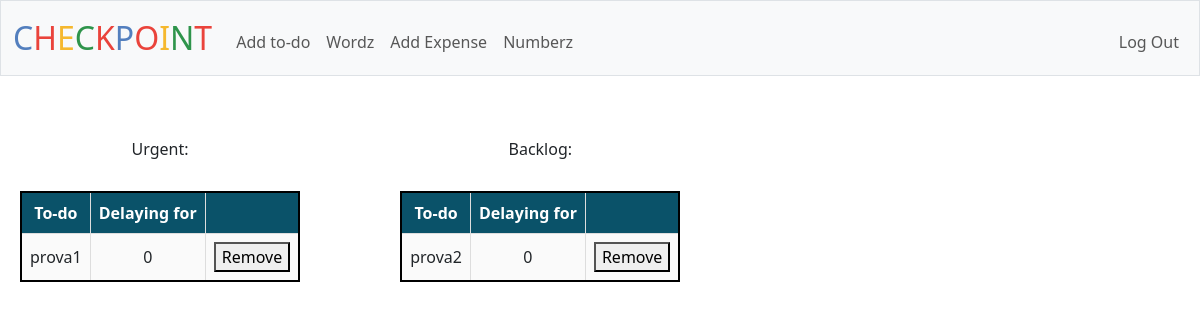
/wordz (signed in), run on the app's committed database.
### tables this page shows
CREATE TABLE "todos" (
id INTEGER PRIMARY KEY AUTOINCREMENT NOT NULL,
username TEXT,
category TEXT,
item TEXT,
status TEXT,
timedate DATETIME DEFAULT CURRENT_TIMESTAMP,
FOREIGN KEY (username) REFERENCES users(username)
);

### app.py (the view)
@app.route("/wordz", methods=["GET", "POST"])
@login_required
def wordz():
    if request.method == "POST":
        item_remove = request.form.get("remove")
        if item_remove:
            db.execute("DELETE FROM todos WHERE item = ?", item_remove)
            return redirect(url_for("wordz"))
    else:
        user_todo_urgent = db.execute("SELECT item, timedate FROM todos WHERE username = ? AND category = ? AND status = ?", session["username"], "urgent", "open")
        for row in user_todo_urgent:
            row['timedate'] = datetime.strptime(row['timedate'], '%Y-%m-%d %H:%M:%S')  # Adjust format as needed
            row['delay'] = (datetime.now() - row['timedate']).days
        user_todo_backlog = db.execute("SELECT item, timedate FROM todos WHERE username = ? AND category = ? AND status = ?", session["username"], "backlog", "open")
        for row in user_todo_backlog:
            row['timedate'] = datetime.strptime(row['timedate'], '%Y-%m-%d %H:%M:%S')  # Adjust format as needed
            row['delay'] = (datetime.now() - row['timedate']).days
        return render_template("wordz.html", user_todo_urgent=user_todo_urgent, user_todo_backlog=user_todo_backlog)

### app.py (called while the page is built)
@app.after_request
def after_request(response):
    response.headers["Cache-Control"] = "no-cache, no-store, must-revalidate"
    response.headers["Expires"] = 0
    response.headers["Pragma"] = "no-cache"
    return response

### helpers.py (called while the page is built)
def login_required(f):
    @wraps(f)
    def decorated_function(*args, **kwargs):
        if session.get("user_id") is None:
            return redirect("/login")
        return f(*args, **kwargs)
    return decorated_function

### templates/wordz.html (shortened to what this page needs)
{% extends "layout.html" %}
{% block main %}
    <div class="table-container2">
        <div>
            <p><h6>Urgent:</h6></p>
            <table>
                <tr>
                    <th>To-do</th>
                    <th>Delaying for</th>
                    <th></th>
                </tr>
                {% for row in user_todo_urgent %}
                <tr>
                    <td>{{ row.item }}</td>
                    <td>{{ row.delay }}</td>
                    <td>
                        <form method="post">
                            <button type="submit" name="remove" value="{{ row.item }}">Remove</button>
                        </form>
                    </td>
                </tr>
                {% endfor %}
            </table>
        </div>
        <div>
            <p><h6>Backlog:</h6></p>
            <table>
                <tr>
                    <th>To-do</th>
                    <th>Delaying for</th>
                    <th></th>
                </tr>
                {% for row in user_todo_backlog %}
                <tr>
                    <td>{{ row.item }}</td>
                    <td>{{ row.delay }}</td>
                    <td>
                        <form method="post">
                            <button type="submit" name="remove" value="{{ row.item }}">Remove</button>
                        </form>
                    </td>
                </tr>
                {% endfor %}
            </table>
        </div>
    </div>
{% endblock %}

### static/styles.css (style rules this page uses)
table { margin-top: 2rem; margin-bottom: 3rem; margin-left: auto; margin-right: auto; border: 2px solid black; border-collapse: collapse; background-color: #FAFAFA; }
td, th { border: 1px solid black; padding: 8px; text-align: center; }
.highlight,th { background-color: #0A5269; color: white; }
.table-container2 { display: flex; flex-wrap: wrap; gap: 100px; }
table { width: 100%; border-collapse: collapse; }
table th, table td { border: 1px solid #ddd; padding: 8px; }

### data on the page
todos: item "prova1", delay "0"
todos: item "prova2", delay "0"
